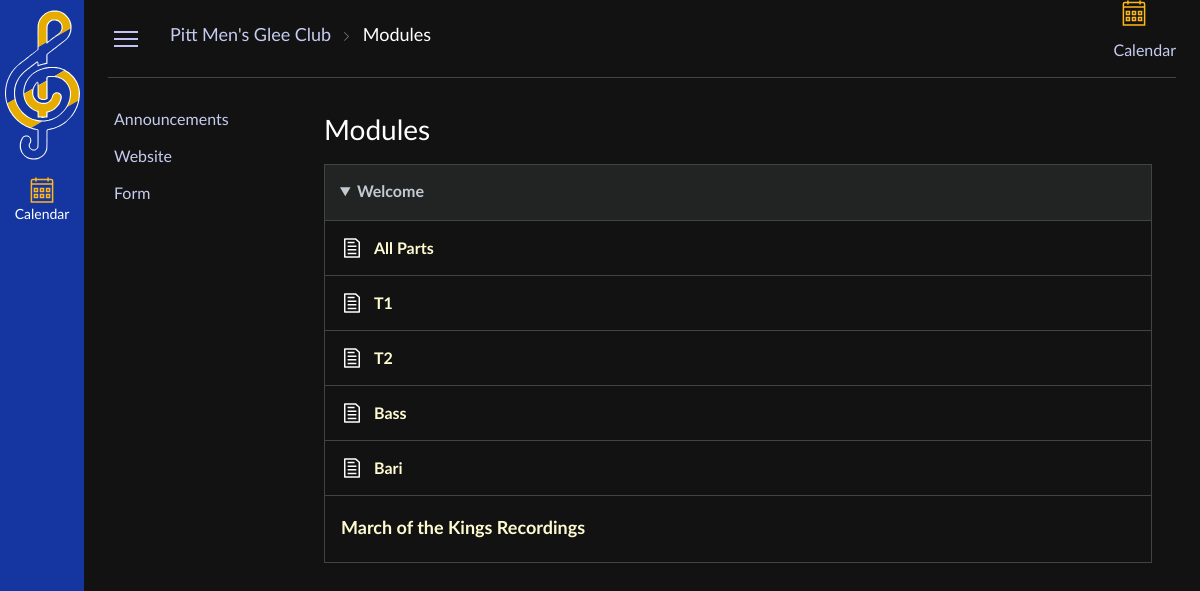
Before: /modules/ with the older database file.
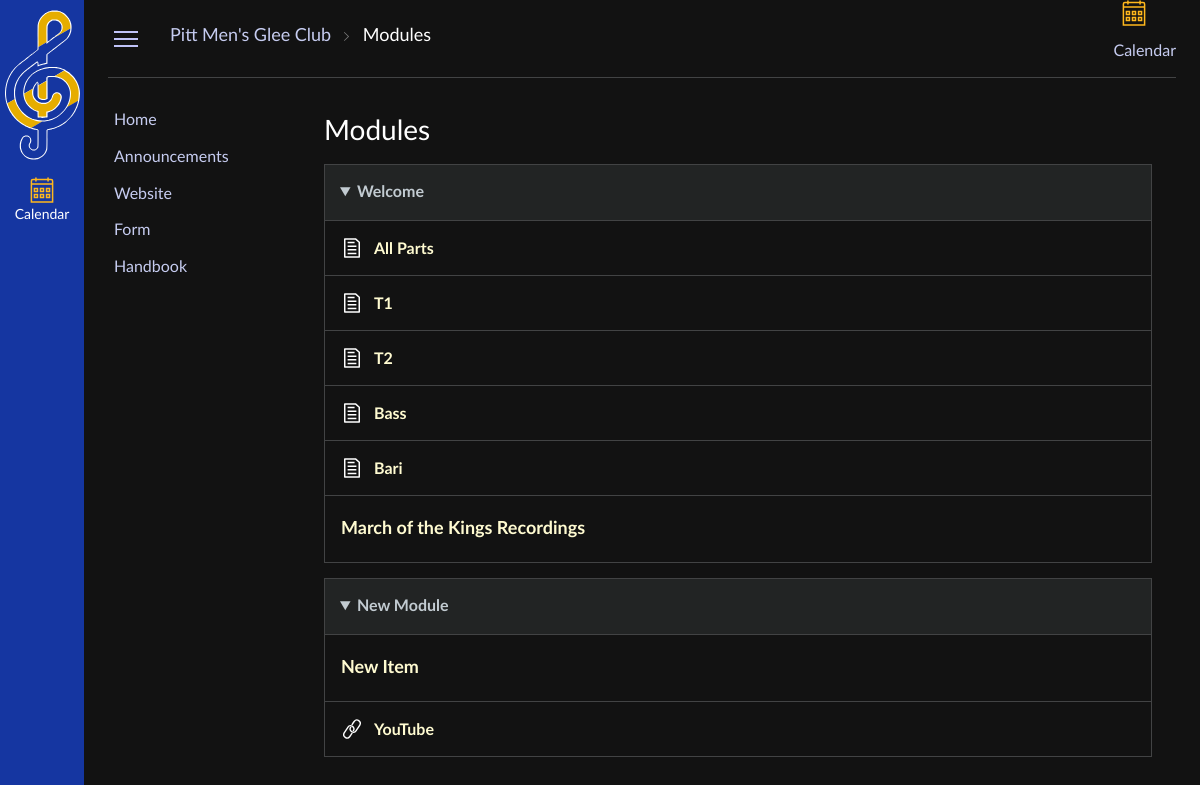
After: the same page with the newer database file.
### models.py (models this page shows)
class Link(Base):
    __tablename__ = "Links"
    id = Column("id", Integer, primary_key=True, autoincrement=True)
    position = Column("position", Integer, nullable=False)
    display_name = Column("display_name", String, nullable=False)
    type = Column("type", String, nullable=False)
    url = Column("url", String, nullable=False)
    def toJSON(self):
        return {
            "id":self.id,
            "position":self.position,
            "display_name": self.display_name,
            "type": self.type,
            "url" : self.url
        }

class Module(Base):
    __tablename__ = "Modules"
    id = Column("id", Integer, primary_key=True, autoincrement=True)
    position = Column("position", Integer, nullable=False)
    display_name = Column("display_name", String, nullable=False)
    hidden = Column("hidden", Boolean, nullable=False)
    def toJSON(self):
        return {
            "id": self.id,
            "position": self.position,
            "display_name": self.display_name,
            "hidden" : self.hidden
        }

class Item(Base):
    __tablename__ = "Items"
    id = Column("id", Integer, primary_key=True, autoincrement=True)
    module_id = Column("module_id", Integer, nullable=False)
    position = Column("position", Integer, nullable=False)
    type = Column("type", String, nullable=False)
    display = Column("display", String, nullable=False)
    url = Column("url", String, nullable=True)
    hidden = Column("hidden", Boolean, nullable=False)
    def toJSON(self):
        return {
            "id": self.id,
            "module_id": self.module_id,
            "position": self.position,
            "type": self.type,
            "display": self.display,
            "url": self.url,
            "hidden": self.hidden
        }

### main.py (the view, shortened to what this page needs)
@app.route("/modules/", methods=["GET","POST","PATCH","PUT","DELETE"])
def modules():
    moduleList = sqlSession.getModulesJSON()
    length = len(moduleList)
    if request.method == "GET":
        links = sqlSession.getLinksJSON()
        for module in moduleList:
            module['blocks'] = sqlSession.getItemsJSON(module['id'])
        return render_template("modules.html", links=links, modules=moduleList)

### session.py (called while the page is built)
    def getLinksJSON(self) -> list[dict[str, Any]]:
        links = self.session.query(Link).order_by(Link.position).all()
        obj = []
        for link in links:
            obj.append(link.toJSON())
        return obj

    def getModulesJSON(self) -> list[dict[str, Any]]:
        modules = self.session.query(Module).order_by(Module.position).all()
        obj = []
        for module in modules:
            obj.append(module.toJSON())
        return obj

    def getItemsJSON(self, id) -> list[dict[str, Any]]:
        items = self.session.query(Item).filter_by(module_id=id).order_by(Item.position).all()
        obj = []
        for item in items:
            obj.append(item.toJSON())
        return obj

### templates/modules.html (shortened to what this page needs)
{% extends "index.html" %}
{% block path %}
    <li>
        <a href="#">
            <span>Modules</span>
        </a>
    </li>
{% endblock %}
{% block sidebar_links %}
    {% for link in links %}
        {% if link.type == 'external' %}
            <li><a link-id="{{ link.id }}" href="{{ link.url }}" target="_blank">{{ link.display_name }}</a></li>
        {% elif link.type == 'page' %}
            <li><a link-id="{{ link.id }}" href="{{ url_for('page', id= link.url) }}">{{ link.display_name }}</a></li>
        {% elif link.type == 'internal' %}
            <li><a link-id="{{ link.id }}" href="{{ url_for(link.url) }}">{{ link.display_name }}</a></li>
        {% elif link.type == 'file' %}
            <li><a link-id="{{ link.id }}" href="{{ url_for('file', key= link.url) }}">{{ link.display_name }}</a></li>
        {% else %}
            <li><a link-id="{{ link.id }}">Failed</a></li>
        {% endif %}
    {% endfor %}
{% endblock %}
{% block main_content %}
    <div id="modules">
        <h2>Modules</h2>
        {% for module in modules %}
            <div class="module" module-id="{{ module.id }}">
                <details open>
                    <summary> {{ module.display_name }}</summary>
                    <ul class="module-items">
                        {% for item in module.blocks %}
                            <li class="module-{{item.type}}" item-id="{{ item.id }}">
                                <span></span>
                                {% if item.type == "header" %}
                                    <h3>{{ item.display }}</h3>
                                {% elif item.type == "link"%}
                                    <a href="{{ item.url }}" target="_blank">{{ item.display }}</a>
                                {% elif item.type == "file" %}
                                    <a href="{{ url_for('file', key=item.url) }}">{{ item.display }}</a>
                                {% elif item.type == "music" %}
                                    <a href="{{ url_for('music', key=item.url) }}">{{ item.display }}</a>
                                {% elif item.type == "page" %}
                                    <a href="{{ url_for('page', id= item.url) }}">{{ item.display }}</a>
                                {% endif %}
                            </li>
                        {% endfor %}
                    </ul>
                </details>
            </div>
        {% endfor %}
    </div>
{% endblock %}

Changed rows visible on the page:
added Link: display_name "Home"
added Link: display_name "Handbook"
added Module: display_name "New Module"
added Item: display "New Item", shown under "New Module"
added Item: display "YouTube", shown under "New Module"
